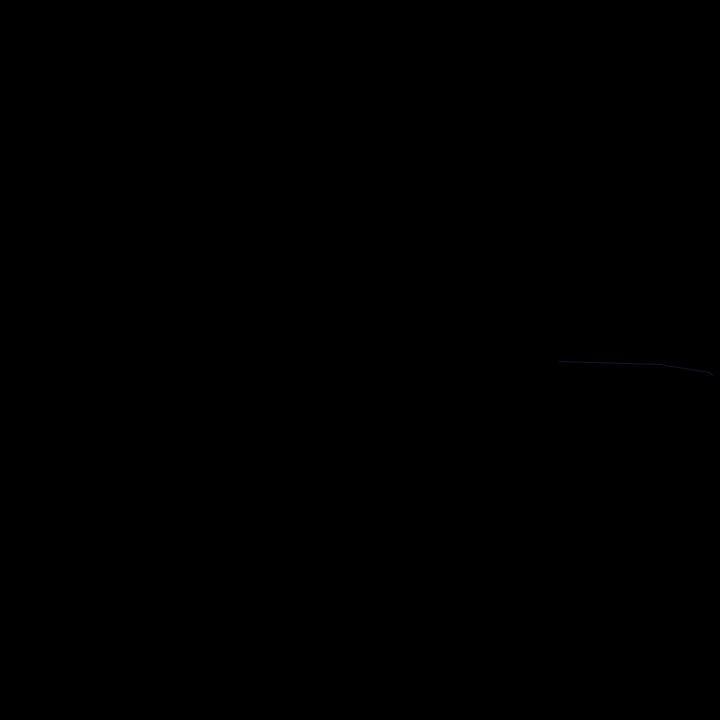
Frame 1 (no input)
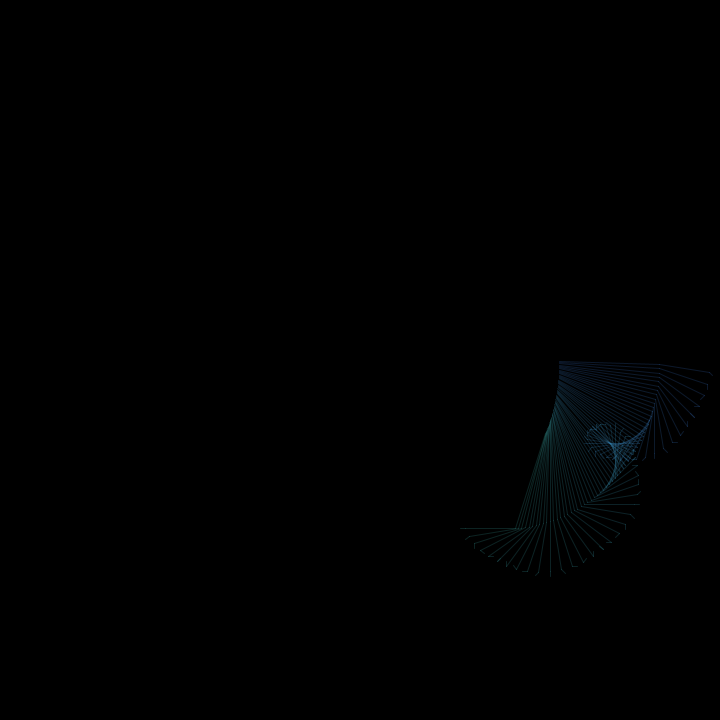
Frame 60 (the mouse pressed at the canvas centre just before this capture)
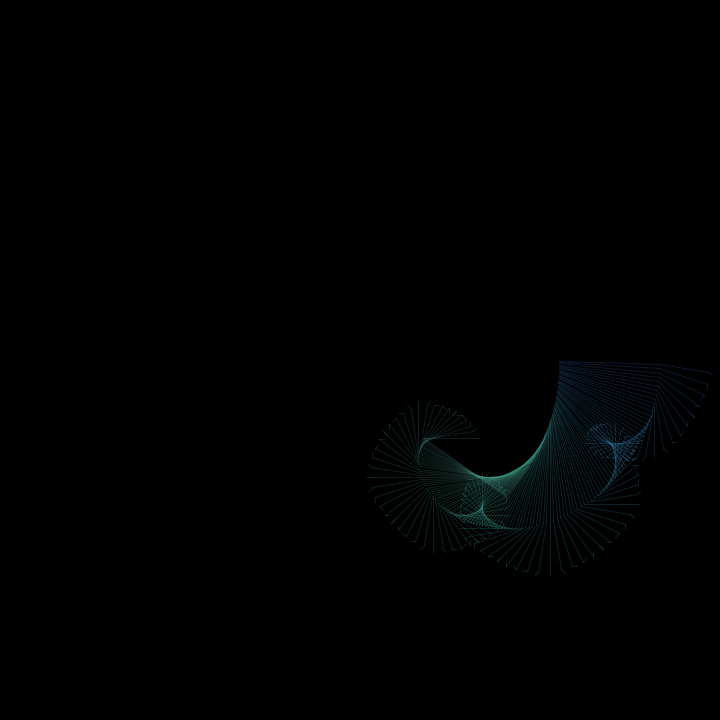
Frame 120 (the mouse held since frame 60 and released just before this capture)

The Processing sketch that drew these frames (run headless with seeded random() and noise(); from frame 60 on, the mouse is pressed at the canvas centre):

// Processing sketch: processing_154126
// ── processing_154126.pde


/**
 * SKETCH BASE PER ESERCITAZIONE 7
 * Corso di Computer Graphic 2013/14 prof. A. Belluscio
 *
 * Intervenire nelle parti contrassegnate con //++
 * seguendo le indicazioni riportate in:
 * http://www.exframes.net/cgbrera/lezioni/2013/grafica-computazionale
 */

//++ Modificare gli otto parametri seguenti

float raggio1 = 200;   // lunghezza del 1° segmento 
float raggio2 = 100;   // lunghezza del 2° segmento
float raggio3 = 50;    // lunghezza del 3° segmento
float raggio4 = 5;     // lunghezza del 4° segmento

float passoAngolo1 = PI/500;  // velocita' di rotazione del 1° segmento
float passoAngolo2 = PI/100;  // velocita' di rotazione del 2° segmento
float passoAngolo3 = PI/20;   // velocita' di rotazione del 3° segmento
float passoAngolo4 = PI/4;    // velocita' di rotazione del 4° segmento

void setup()
{
    size(720,720);
    background(0);
    frameRate(100);
}

void draw () 
{
    // Centro dell'area di visualizzazione
    float c0x = 360;
    float c0y = 360;
  
    // Calcola l'estremita' finale del 1° segmento
    float angolo1 = frameCount * passoAngolo1;
    float c1x = c0x + cos(angolo1) * raggio1;
    float c1y = c0y + sin(angolo1) * raggio1;
  
    // Calcola l'estremita' finale del 2° segmento
    float angolo2 = frameCount * passoAngolo2;
    float c2x = c1x + cos(angolo2) * raggio2;
    float c2y = c1y + sin(angolo2) * raggio2;
  
    // Calcola l'estremita' finale del 3° segmento
    float angolo3 = frameCount * passoAngolo3;
    float c3x = c2x + cos(angolo3) * raggio3;
    float c3y = c2y + sin(angolo3) * raggio3;
  
    // Calcola l'estremita' finale del 4° segmento
    float angolo4 = frameCount * passoAngolo4;
    float c4x = c3x + cos(angolo4) * raggio4;
    float c4y = c3y + sin(angolo4) * raggio4;
  
    //++ Calcolare le coordinate cromatiche usando i valori 
    //   presenti o ricavati da altre funzioni non randomiche

    //++ Impostare il colore dei tre segmenti
    //   eventualmente con colori diversi

    float color1 = 200- c1x/4;
    float color2 = c2y/3;
    float color3 = c2x/3;
     
    stroke(color1, color2, color3, 50);

    // Disegna il 2°, il 3° e il 4° segmento
    line(c1x,c1y, c2x,c2y);  
    line(c2x,c2y, c3x,c3y); 
    line(c3x,c3y, c4x,c4y);
}
